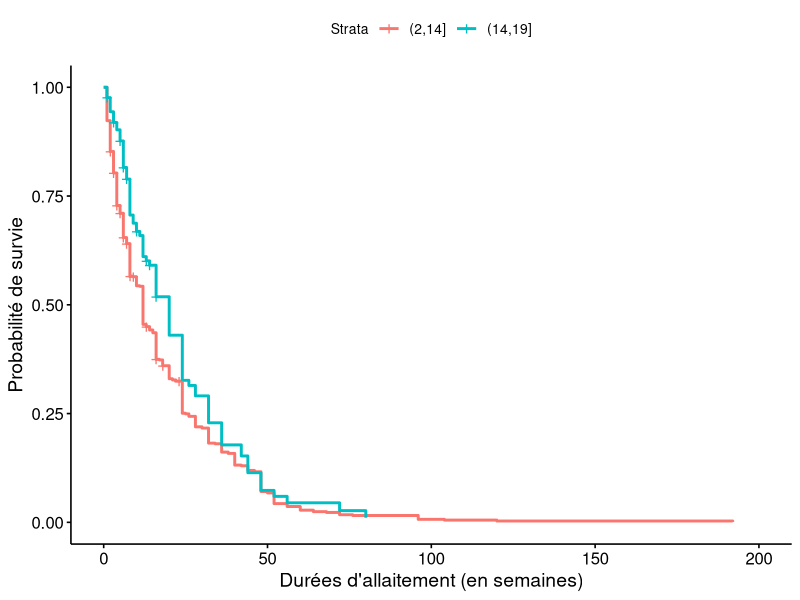
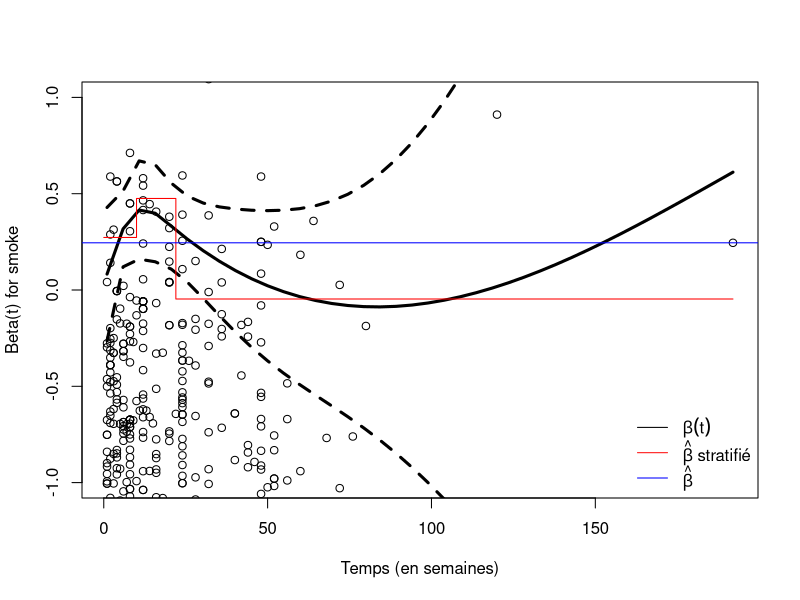
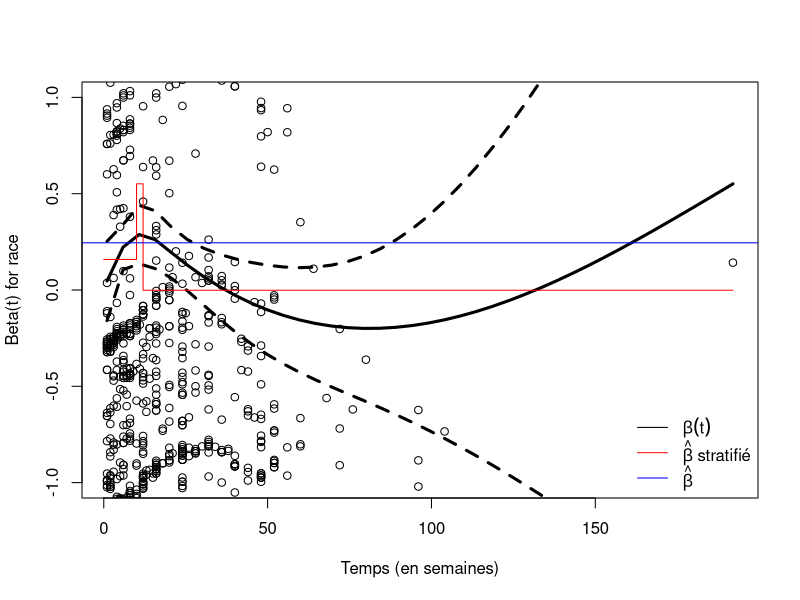

The R source for these figures, in order:
library(survival)
library(survminer)
library(KMsurv)
library(ggplot2)
data(bfeed)


### Modèles retenus (cf selection_variables.R)

cox_fit=coxph(Surv(duration, delta)~race+smoke+ybirth+yschool, data=bfeed, method="efron")
cox_fit2=coxph(Surv(duration, delta)~factor(race)+factor(smoke)+ybirth+yschool, data=bfeed, method="efron")


############################### STRATIFICATITON ###############################

### Partitionnement en groupes de la covariable "yschool"
strata.yschool=cut(bfeed$yschool,breaks=c(2,14,19))
cox_strata_ysc=coxph(Surv(duration,delta)~factor(race)+factor(smoke)+ybirth+strata(strata.yschool), data=bfeed, method='efron')
summary(coxph(Surv(duration,delta)~factor(race)+factor(smoke)+ybirth+strata.yschool, data=bfeed, method='efron'))
# h0 propre à chaque strate
ggsurvplot(survfit(cox_strata_ysc, data=bfeed), data=bfeed, xlab="Durées d'allaitement (en semaines)", ylab="Probabilité de survie")

# Test du logrank
bfeed$strata.yschool=strata.yschool
survdiff(Surv(duration, delta)~strata.yschool, data=bfeed)
# H0 presque rejetee 

# Estimation du modele de Cox
cox_fit2
cox_strata_ysc


### Partitionnement du temps 
## Pour la covariable "smoke"
borne_1=quantile(bfeed$duration)["50%"]
b=seq(10,48,2)
loglik_max=NULL
for(i in seq(1,length(b))){
  bfeed.split = survSplit(Surv(duration, delta)~., data=bfeed, cut=c(borne_1,b[i]), episode="tgroup")
  cox_strata=coxph(Surv(duration,delta)~smoke:strata(tgroup)+factor(race)+ybirth+yschool, data=bfeed.split, method='efron')
  loglik_max[i]=cox_strata$loglik[2]
}
borne_2=b[which.max(loglik_max)]

bfeed.split = survSplit(Surv(duration, delta)~., data=bfeed, cut=c(borne_1, borne_2), episode="tgroup")
cox_strata_smoke=coxph(Surv(duration,delta)~smoke:strata(tgroup)+factor(race)+ybirth+yschool, data=bfeed.split, method='efron')
plot(cox.zph(cox_fit, transform="identity"), var="smoke", xlab="Temps (en semaines)",lwd=3, resid=T, ylim=c(-1,1))
x_smoke_st=c(0,borne_1,borne_2,192)
y_smoke_st=c(cox_strata_smoke[["coefficients"]][["smoke:strata(tgroup)tgroup=1"]], 
             cox_strata_smoke[["coefficients"]][["smoke:strata(tgroup)tgroup=2"]],
             cox_strata_smoke[["coefficients"]][["smoke:strata(tgroup)tgroup=3"]],
             cox_strata_smoke[["coefficients"]][["smoke:strata(tgroup)tgroup=3"]])
points(x_smoke_st,y_smoke_st, type='s', col='red')
abline(h=cox_fit$coefficients["smoke"], lwd=1, col="blue")
legend("bottomright", legend=c(expression(beta(t)), expression(hat(beta)~"stratifié"), expression(hat(beta))), 
       lty=c(1,1,1), col=c("black", "red", "blue"), bty="n")

summary(cox_strata_smoke)


## Pour la covariable "race"
borne_1_race=quantile(bfeed$duration)["50%"]
b=seq(10,48,2)
loglik_max=NULL
for(i in seq(1,length(b))){
  bfeed.split_race = survSplit(Surv(duration, delta)~., data=bfeed, cut=c(borne_1,b[i]), episode="tgroup")
  cox_strata=coxph(Surv(duration,delta)~race:strata(tgroup)+factor(smoke)+ybirth+yschool, data=bfeed.split_race, method='efron')
  loglik_max[i]=cox_strata$loglik[2]
}
borne_2_race=b[which.max(loglik_max)]

bfeed.split_race = survSplit(Surv(duration, delta)~., data=bfeed, cut=c(borne_1_race, borne_2_race), episode="tgroup")
cox_strata_race=coxph(Surv(duration,delta)~race:strata(tgroup)+factor(smoke)+ybirth+yschool, data=bfeed.split_race, method='efron')
plot(cox.zph(cox_fit, transform="identity"), var="race", xlab="Temps (en semaines)",lwd=3, resid=T, ylim=c(-1,1))
x_smoke_st=c(0,borne_1_race,borne_2_race,192)
y_smoke_st=c(cox_strata_race[["coefficients"]][["race:strata(tgroup)tgroup=1"]], 
             cox_strata_race[["coefficients"]][["race:strata(tgroup)tgroup=2"]],
             cox_strata_race[["coefficients"]][["race:strata(tgroup)tgroup=3"]],
             cox_strata_race[["coefficients"]][["race:strata(tgroup)tgroup=3"]])
points(x_smoke_st,y_smoke_st, type='s', col='red')
abline(h=cox_fit$coefficients["smoke"], lwd=1, col="blue")
legend("bottomright", legend=c(expression(beta(t)), expression(hat(beta)~"stratifié"), expression(hat(beta))), 
       lty=c(1,1,1), col=c("black", "red", "blue"), bty="n")

summary(cox_strata_race)



## Modèle final
cox_final = coxph(Surv(duration, delta)~ybirth+smoke:strata(tgroup)+strata.yschool+ factor(race), data=bfeed.split, method='efron' )
summary(cox_final)


